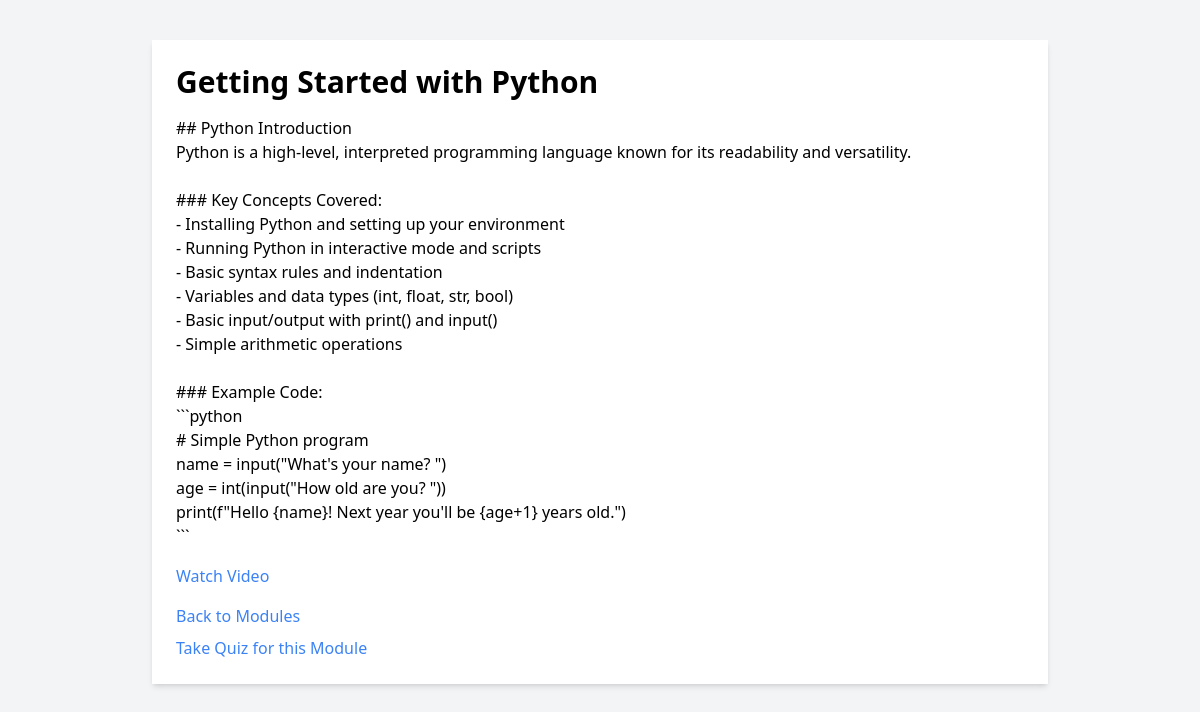
/lessons.php?module_id=1 (signed in), run on the app's committed database.
### tables this page shows
CREATE TABLE `lessons` (
  `id` int(11) NOT NULL,
  `chapter_id` int(11) NOT NULL,
  `lesson_title` varchar(255) NOT NULL,
  `lecture_content` text DEFAULT NULL,
  `video_url` varchar(255) DEFAULT NULL,
  `sort_order` int(11) DEFAULT 0
);

### lessons.php (the view, shortened to what this page needs)
<?php
include('db.php');
$module_id = $_GET['module_id'];
$stmt = $conn->prepare("SELECT * FROM modules WHERE id = ?");
$stmt->bind_param("i", $module_id);
$stmt->execute();
$moduleResult = $stmt->get_result();
$module = $moduleResult->fetch_assoc();
$stmt = $conn->prepare("SELECT * FROM chapters WHERE module_id = ? ORDER BY sort_order ASC LIMIT 1");
$stmt->bind_param("i", $module_id);
$stmt->execute();
$chapterResult = $stmt->get_result();
$chapter = $chapterResult->fetch_assoc();
$stmt = $conn->prepare("SELECT * FROM lessons WHERE chapter_id = ? ORDER BY sort_order ASC LIMIT 1");
$stmt->bind_param("i", $chapter['id']);
$stmt->execute();
$lessonResult = $stmt->get_result();
$lesson = $lessonResult->fetch_assoc();
?>
<!DOCTYPE html>
<html lang="en">
<head>
  <script src="https://cdn.tailwindcss.com"></script>
</head>
<body class="bg-gray-100">
  <div class="max-w-4xl mx-auto p-6 bg-white shadow-md mt-10">
    <h1 class="text-3xl font-bold mb-4"><?= htmlspecialchars($lesson['lesson_title']); ?></h1>
    <div class="mb-4">
      <p><?= nl2br(htmlspecialchars($lesson['lecture_content'])); ?></p>
    </div>
    <?php if(!empty($lesson['video_url'])): ?>
      <div class="mb-4">
        <?php
          if (strpos($lesson['video_url'], 'youtube.com') !== false || strpos($lesson['video_url'], 'youtu.be') !== false) {
            preg_match('/(?:v=|\/)([0-9A-Za-z_-]{11})/', $lesson['video_url'], $matches);
            $videoID = $matches[1] ?? '';
            if($videoID) {
              echo '<iframe width="560" height="315" src="https://www.youtube.com/embed/'.$videoID.'" frameborder="0" allowfullscreen></iframe>';
            } else {
              echo '<a href="'.htmlspecialchars($lesson['video_url']).'" target="_blank" class="text-blue-500 hover:underline">Watch Video</a>';
            }
          } else {
            echo '<a href="'.htmlspecialchars($lesson['video_url']).'" target="_blank" class="text-blue-500 hover:underline">Watch Video</a>';
          }
        ?>
      </div>
    <?php endif; ?>
    <a href="modules.php?course_id=<?= $module['course_id'] ?>" class="text-blue-500 hover:underline">Back to Modules</a>
    <br>
    <a href="quizzes.php?chapter_id=<?= $chapter['id'] ?>" class="mt-2 inline-block text-blue-500 hover:underline">Take Quiz for this Module</a>
  </div>
</body>
</html>

### data on the page
lessons: lesson_title "Getting Started with Python", lecture_content "## Python Introduction Python is a high-level, interpreted programming language known for its readability and versatility. ### Key Concepts Covered: - Installing Python and setting up your environment - Running Python in interactive mode and scripts - Basic syntax rules and indentation - Variables and data types (int, float, str, bool) - Basic input/output with print() and input() - Simple arithmetic operations ### Example Code: ```python # Simple Python program name = input(\"What's your name? \") age = int(input(\"How old are you? \")) print(f\"Hello {name}! Next year you'll be {age+1} years old.\") ```"
